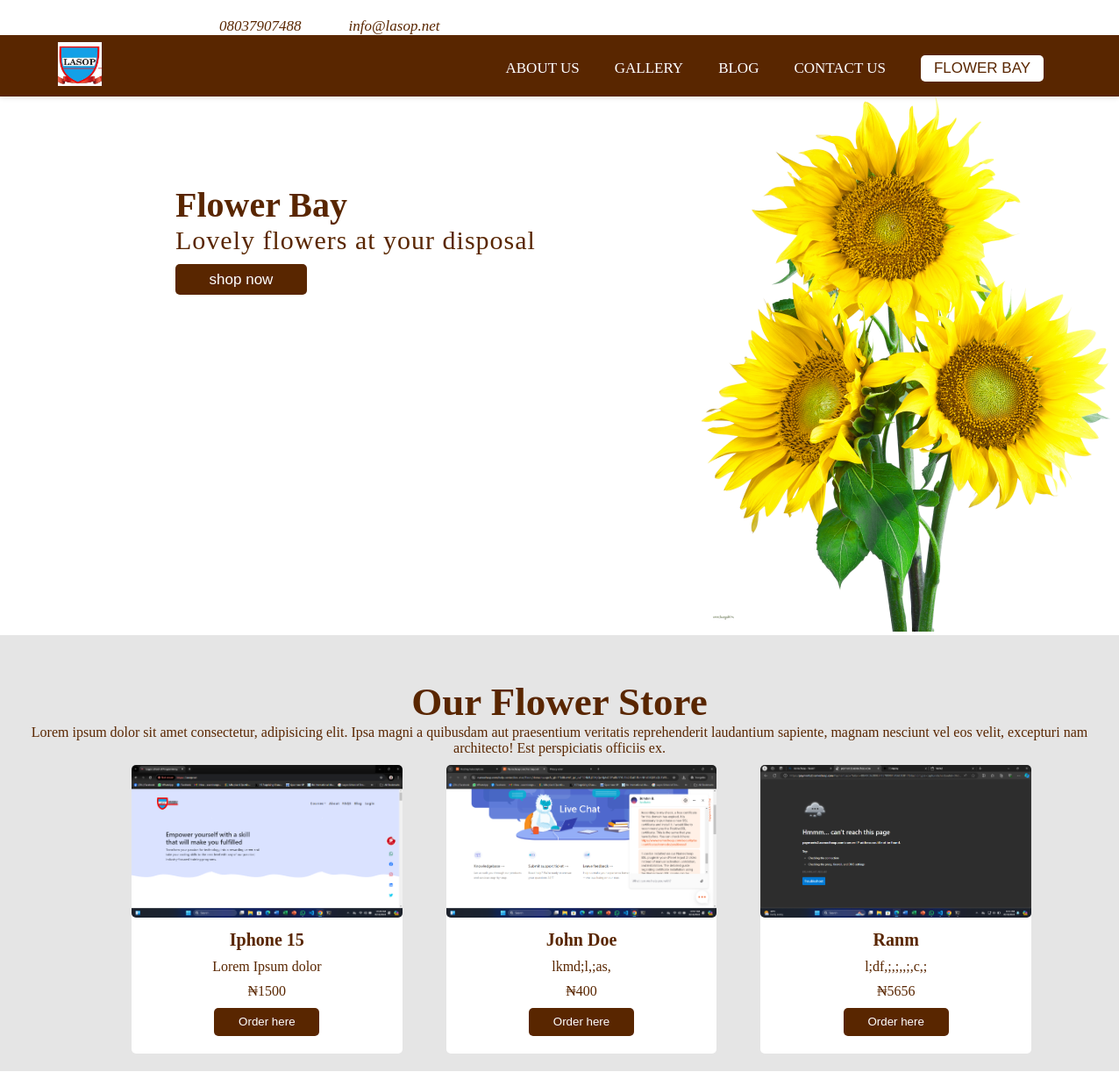
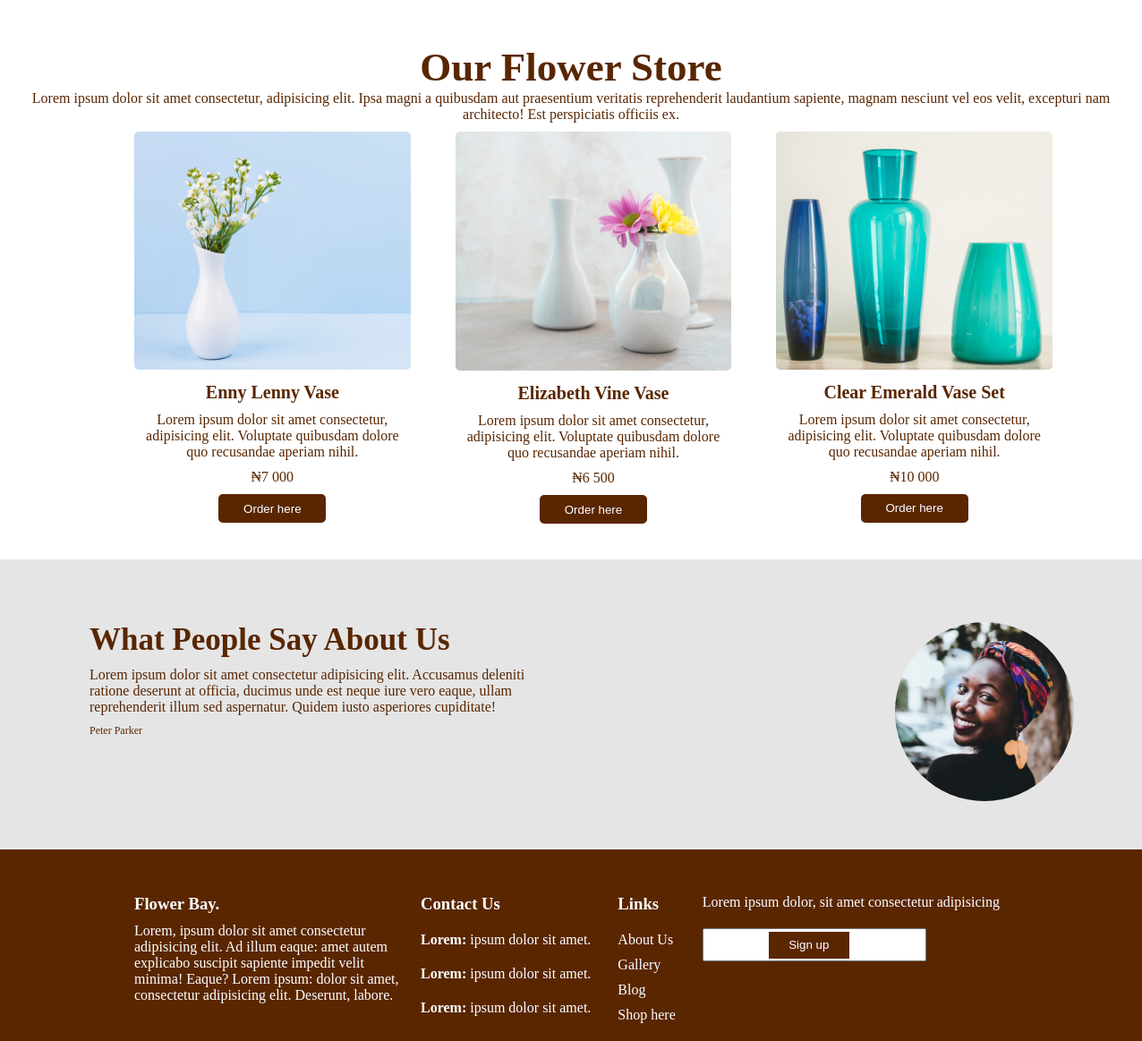
The page / on the database its author committed (2 pictures, top to bottom).
### portfolio/models.py (models this page shows, shortened)
class Product(models.Model):
    name=models.CharField(max_length=200)
    description=models.TextField()
    price=models.CharField(max_length=30)
    image=models.ImageField(upload_to='img')
    date=models.DateTimeField(auto_now_add=True)

### portfolio/views.py (the view)
# urls.py: path('',views.homepage)
def homepage(request):
    products=Product.objects.all()
    context={'products':products}
    return render(request, 'portfolio/flowerabay.html',context)

### portfolio/templates/portfolio/flowerabay.html (shortened to what this page needs)
{% load static %}
<!DOCTYPE html>
<html lang="en">
<head>
    <link rel="stylesheet" href="{% static './css/flowerbay.css' %}">
</head>
<body>
    <div class="firstnav">
        <a href="tel:+234 803 790 7488">08037907488</a>
        <a href="mailto:info@lasop.net">info@lasop.net</a>
    </div>
    <header>
        <div id="branding">
            <a href="">
                <img src="{% static './images/logo.png' %}" alt="">
            </a>
        </div>
        <nav>
            <ul>
               <a href="about.html">
                <li>about us</li>
               </a>
               <a href="gallery.html">
                <li>gallery</li>
               </a>
               <a href="blog.html">
                <li>blog</li>
               </a>
               <a href="contact.html">
                <li>contact us</li>
               </a>
              <a href="">
                <li>
                    <button>flower bay</button>
                </li>
              </a>
            </ul>
        </nav>
    </header>
    <section class="hero">
        <div class="herotext">
            <h1>Flower Bay</h1>
            <p>Lovely flowers at your disposal</p>
            <button>shop now</button>
        </div>
        <div class="heroimg">
            <img src="{% static './images/purepng1.png' %}" alt="">
        </div>
    </section>
    <section class="display">
        <div class="displaytext">
            <h1>Our Flower Store</h1>
            <p>Lorem ipsum dolor sit amet consectetur, adipisicing elit. Ipsa magni a quibusdam aut praesentium veritatis reprehenderit laudantium sapiente, magnam nesciunt vel eos velit, excepturi nam architecto! Est perspiciatis officiis ex.</p>
        </div>
        <div class="cards">
            {% for product in products %}
            <div class="card">
                <img src={{product.image.url}} alt="">
                <h4>{{product.name}}</h4>
                <p>{{product.description}}</p>
                <p>&#8358;{{product.price}}</p>
                <button>Order here</button>
            </div>
            {% endfor %}
        </div>
    </section>
    <section>
        <div class="displaytext">
            <h1>Our Flower Store</h1>
            <p>Lorem ipsum dolor sit amet consectetur, adipisicing elit. Ipsa magni a quibusdam aut praesentium veritatis reprehenderit laudantium sapiente, magnam nesciunt vel eos velit, excepturi nam architecto! Est perspiciatis officiis ex.</p>
        </div>
        <div class="cardss">
            <div class="card">
                <img src="{% static './images/EnnyLennyVase.png' %}" alt="">
                <h4>Enny Lenny Vase</h4>
                <p>Lorem ipsum dolor sit amet consectetur, adipisicing elit. Voluptate quibusdam dolore quo recusandae aperiam nihil.</p>
                <p>&#8358;7 000</p>
                <button>Order here</button>
            </div>
            <div class="card">
                <img src="{% static './images/ElizabethVine.png' %}" alt="">
                <h4>Elizabeth Vine Vase</h4>
                <p>Lorem ipsum dolor sit amet consectetur, adipisicing elit. Voluptate quibusdam dolore quo recusandae aperiam nihil.</p>
                <p>&#8358;6 500</p>
                <button>Order here</button>
            </div>
            <div class="card">
                <img src="{% static './images/ClearEmerald.png' %}" alt="">
                <h4>Clear Emerald Vase Set</h4>
                <p>Lorem ipsum dolor sit amet consectetur, adipisicing elit. Voluptate quibusdam dolore quo recusandae aperiam nihil.</p>
                <p>&#8358;10 000</p>
                <button>Order here</button>
            </div>
        </div>
    </section>
    <section class="about">
        <div class="about-text">
            <h1> What People Say About Us</h1>
            <p>
                Lorem ipsum dolor sit amet consectetur adipisicing elit. Accusamus deleniti ratione deserunt at officia, ducimus unde est neque iure vero eaque, ullam reprehenderit illum sed aspernatur. Quidem iusto asperiores cupiditate!
            </p>
            <p class="small">
                Peter Parker
            </p>
        </div>
        <div class="about-img">
            <img src="{% static './images/photo-of-woman-wearing-headscarf-18205751.png' %}" alt="">
        </div>
    </section>
    <footer>
        <div class="desc">
            <h3>Flower Bay.</h3>
            <p>Lorem, ipsum dolor sit amet consectetur adipisicing elit. Ad illum eaque: amet autem explicabo suscipit sapiente impedit velit minima! Eaque? Lorem ipsum: dolor sit amet, consectetur adipisicing elit. Deserunt, labore.</p>
        </div>
        <div class="contact">
            <h3>Contact Us</h3>
            <p><b>Lorem:</b> ipsum dolor sit amet.</p>
            <p><b>Lorem:</b> ipsum dolor sit amet.</p>
            <p><b>Lorem:</b> ipsum dolor sit amet.</p>
        </div>
        <div class="links">
            <h3>Links</h3>
            <a href="#">About Us</a>
            <a href="#">Gallery</a>
            <a href="#">Blog</a>
            <a href="#">Shop here</a>
        </div>
        <div class="signup">
            <p>Lorem ipsum dolor, sit amet consectetur adipisicing</p>
            <button>Sign up</button>
        </div>
    </footer>
</body>
</html>

### portfolio/static/css/flowerbay.css (style rules this page uses)
* { margin: 0; padding: 0; box-sizing: border-box; }
.firstnav { background-color: white; margin-left: 200px; margin-top: 20px; }
.firstnav a { text-decoration: none; padding-left: 50px; color: #592600; font-size: 17px; font-style: italic; }
header { background-color: #592600; min-height: 70px; position: sticky; top: 0; z-index: 2000; padding: 0.5rem 1rem; box-shadow: 0px 2px 5px rgba(0,0,0,0.1); }
#branding img { width: 50px; height: 50px; float: left; margin-left: 50px; }
nav ul a li { display: inline; float: left; color: #ffffff; padding: 20px; text-transform: uppercase; font-size: 17px; font-weight: 500; }
nav { float: right; margin-right: 50px; }
nav ul a li button { width: 140px; height: 30px; border: none; border-radius: 5px; background-color: #ffffff; color: #592600; font-size: 17px; font-family: 500; text-transform: uppercase; margin-top: -10px; }
.hero { display: flex; margin-left: 100px; color: #592600; }
.herotext { width: 700px; margin-top: 100px; margin-left: 100px; }
.herotext h1 { width: 300px; font-size: 40px; }
.herotext p { width: 450px; font-size: 30px; font-weight: lighter; letter-spacing: 1px; margin-bottom: 10px; }
.herotext button { width: 150px; height: 35px; border: none; border-radius: 5px; background-color: #592600; color:#ffffff ; font-size: 17px; }
.heroimg img { margin-left: 150px; }
.display { background-color: #e5e5e5; }
.displaytext { text-align: center; padding-top: 50px; color: #592600; }
.displaytext h1 { font-size: 45px; }
.card { text-align: center; color: #592600; width: auto; height: auto; background-color: #ffffff; margin-top: 10px; border-radius: 5px; margin-left: 50px; margin-bottom: 20px; }
.card h4 { font-size: 20px; margin: 10px 0;; }
.card p { margin: 10px 0;; }
.card button { width: 120px; height: 2rem; border: none; background-color: #592600; color: #ffffff; border-radius: 5px; margin-bottom: 20px; }
.card img { width: 100%; border-radius: 5px; }
.cards { display: flex; margin:0 100px; }
.cardss { display: grid; grid-template-columns: 1fr 1fr 1fr ; margin:0 100px; }
.about { background-color: #e5e5e5; color: #592600; display: flex; padding-top: 70px; }
.about-text { width: 700px; margin-left: 100px; }
.about-text h1 { font-size: 35px; margin-bottom: 10px; }
.about-text p { margin-right: 200px; margin-bottom:10px; }
.about-text p:nth-child(3) { font-size: 12px; }
.about-img img { width: 200px; height: 200px; border-radius: 50%; margin-left: 200px; margin-bottom: 50px; }
footer { background-color: #592600; color: #ffffff; padding-top: 50px; display: flex; }
.desc { margin-left: 150px; width: 300px; }
.desc h3 { margin-bottom: 10px; }
.contact { margin-left: 20px; }
.contact h3 { margin-bottom: 10px; }
.contact p { margin-top: 20px; }
.links { margin-left: 30px; display: block; margin-bottom: 20px; }
.links h3 { margin-bottom: 10px; }
.links a { display: block; color: #ffffff; text-decoration: none; padding-top: 10px; }
.signup { margin-left: 30px; }
.signup p { margin-bottom: 20px; }
.signup button { width: 90px; height: 30px; border: none; background-color: #592600; color: #ffffff; position: relative; left: -180px; }

### rows shown on the page
Product: image (picture), name "Iphone 15", description "Lorem Ipsum dolor", price "1500"
Product: image (picture), name "John Doe", description "lkmd;l,;as,", price "400"
Product: image (picture), name "Ranm", description "l;df,;,;,,;,c,;", price "5656"
